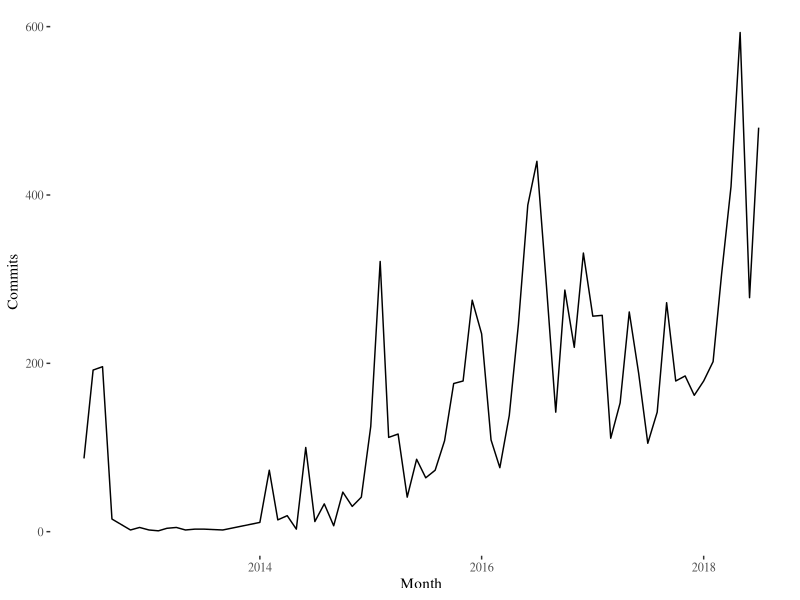
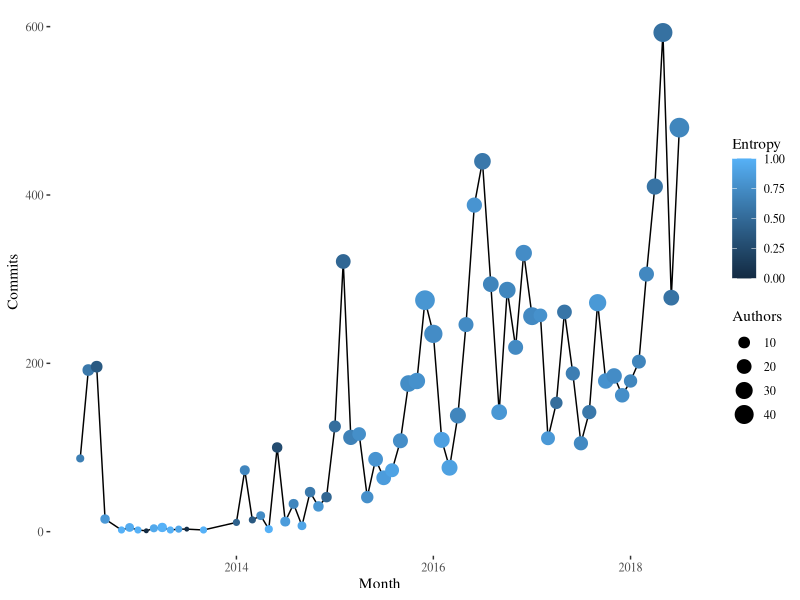
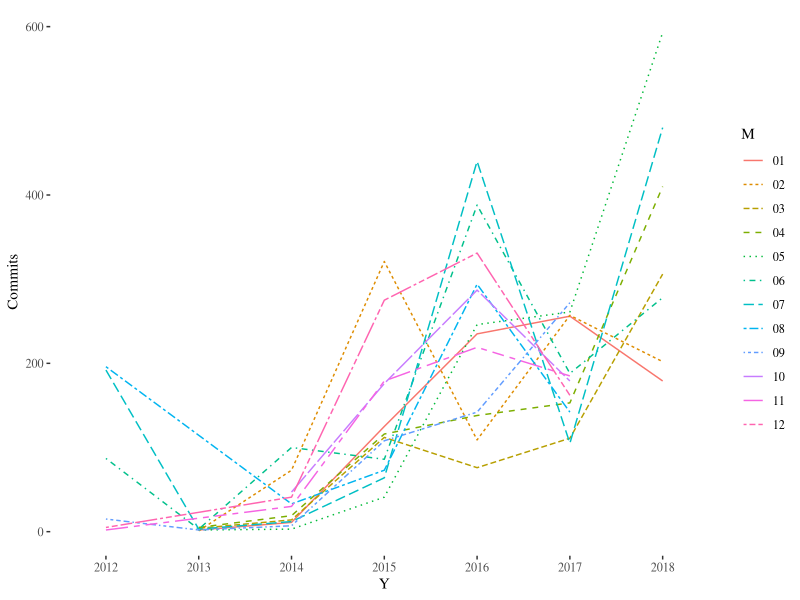
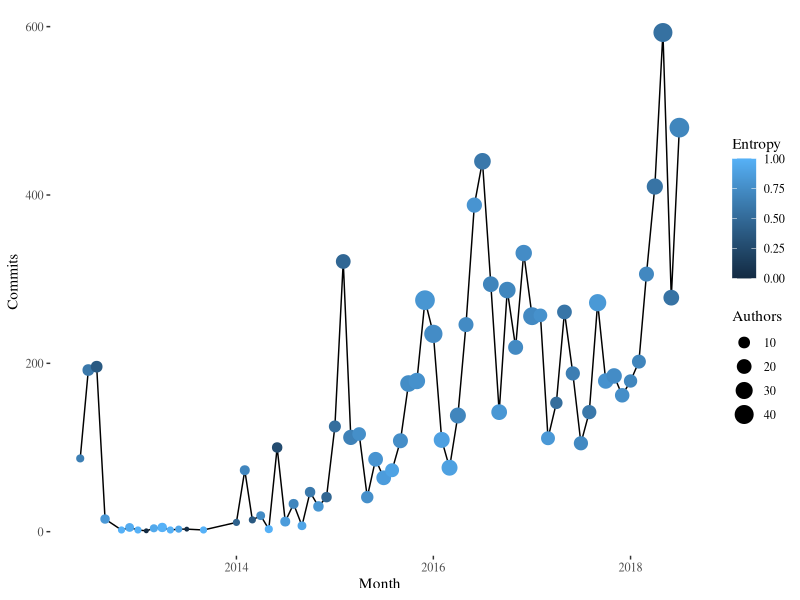
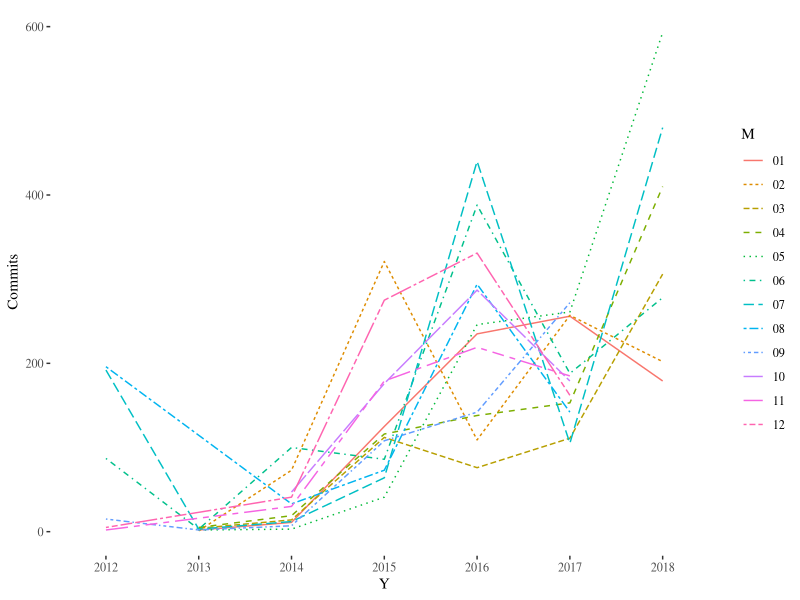

The R source for these figures, in order:
library(ggplot2)
library(ggthemes)

commits.t <- read.csv("../data/commits.csv")
commits.t <- commits.t[-nrow(commits.t),]
commits.t$Month <- as.Date(commits.t$Month)
ggplot(commits.t, aes(x=Month,y=Commits))+geom_line()+theme_tufte()
ggplot(commits.t, aes(x=Month,y=Commits))+geom_line()+geom_point(aes(size=Authors,color=Entropy))+theme_tufte()
ggsave("../illos/commits-authors-entropy.png",width=16, height=9)
commits.t$M <- factor(format(as.Date(commits.t$Month),"%m"))
commits.t$Y <- format(as.Date(commits.t$Month),"%Y")
ggplot(commits.t, aes(x=Y,y=Commits,group=M))+geom_line(aes(color=M,linetype=M))+scale_colour_discrete()+theme_tufte()
ggsave("../illos/commits-month.png",width=16, height=9)
